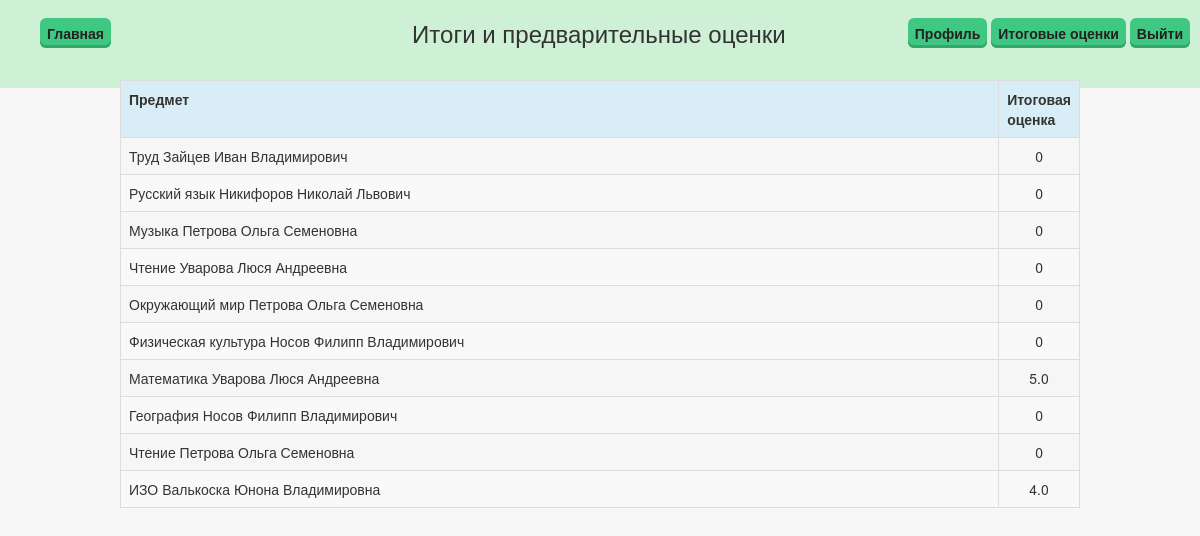
/main/values/ (signed in), run on the app's committed database.
### login/models.py (models this page shows)
class Rasp(models.Model):
    class Meta():
        db_table = 'rasp'
    teacher = models.ForeignKey(Teacher)
    subject = models.ForeignKey(Subject)
    def __str__(self):
        return "%s %s" % (self.subject,self.teacher)

class Subject(models.Model):
    class Meta():
        db_table = 'subject'
    name = models.CharField(max_length=100)
    def __str__(self):
        return "%s" % self.name

class Teacher(models.Model):
    class Meta():
        db_table = 'teacher'
    fname = models.CharField(max_length=100)
    sname = models.CharField(max_length=100)
    thname = models.CharField(max_length=100)
    staj = models.PositiveIntegerField()
    def __str__(self):
        return "%s %s %s" % (self.sname,self.fname,self.thname)

### main/views.py (the view)
def values(request):
    args={}
    id_stud = models.Profile.objects.get(user=auth.get_user(request).id)
    all_subs = models.Rasp.objects.all()
    id_class = models.Clas.objects.get(char_class=id_stud.classes)
    s1 = models.Schedule.objects.filter(classes=id_class).values_list('s1',flat=True).distinct()
    s2 = models.Schedule.objects.filter(classes=id_class).values_list('s2', flat=True).distinct()
    s3 = models.Schedule.objects.filter(classes=id_class).values_list('s3', flat=True).distinct()
    s4 = models.Schedule.objects.filter(classes=id_class).values_list('s4', flat=True).distinct()
    s5 = models.Schedule.objects.filter(classes=id_class).values_list('s5', flat=True).distinct()
    s6 = models.Schedule.objects.filter(classes=id_class).values_list('s6', flat=True).distinct()
    list=[]
    report = chain(s1,s2,s3,s4,s5,s6) #Объединение запросов
    for all_subs in report:
        try:
            list.append(models.Rasp.objects.get(id=all_subs))
        except:
            err = 'error'
    list = set(list)
    d = {}
    vals = models.Dnevnik.objects.filter(student=id_stud)
    for x in list:
        s=0
        i=0
        for y in vals:
            if x==y.subject:
                s=s+y.value
                i=i+1
        if i>2:
            d.update({x:s/i})
        else:
            d.update({x:0})
    return render_to_response('values.html',{'values':d})

### login/models.py (called while the page is built)
    def __str__(self):
        return "%s" % (self.char_class)

### templates/values.html (shortened to what this page needs)
{% extends 'bar/val_bar.html' %}
{% block values %}
{% load staticfiles %}
<div id="tabless" class="all-content">
    <table border=0 align=center class="table table-striped table-bordered">
    <tr class="info"><th>Предмет</th> <th width="6%">Итоговая оценка</th></tr>
    {% for key, value in values.items %}
        <tr><td>{{ key }}</td> <td align="center">{{ value }}</td></tr>
    {% endfor %}
    </table>
</div>
{% endblock %}

### templates/bar/val_bar.html (shortened to what this page needs)
<!DOCTYPE html>
<html lang="en">
<head>
     <link rel="stylesheet" href="https://cdnjs.cloudflare.com/ajax/libs/twitter-bootstrap/3.3.6/css/bootstrap.min.css">
    <title>Профиль</title>{% load static %}
    <link rel="stylesheet" href="{% static 'css/main.css' %}">
</head>
<body>
{% block topbar %}
<div class="menu">
   <div class="top-menu">
    <ul>
        <div class="btn-group navbar-btn navbar-left">
            <li><a href="/main/me" class="click1">Главная</a></li>
        </div>
        <div style="margin-left:10px;margin-right:10px;float:left" class="btn-group navbar-btn navbar-right"> <li><a href="/main/profile" class="click1">Профиль</a></li>
        <li><a href="/main/values" class="click1">Итоговые оценки</a></li>
        <li class="button1"><a href="/auth/logout" class="click1">Выйти</a></li>
        </div>
    </ul>
    </div>
<div class="item-center"><h3>Итоги и предварительные оценки</h3></div>
</div>
{% endblock %}
{% block values %}
{% endblock %}
</body>
</html>

### static/css/main.css (style rules this page uses)
body { background-color: rgba(128, 128, 128, 0.07); }
a.click1 { font-weight: 700; color: white; text-decoration: none; padding: .8em 1em; border-radius: 6px; background: rgb(64,199,129); box-shadow: 0 -3px rgb(53,167,110) inset; transition: 0.2s; }
.button1 { right: 0%; }
#tabless { width: 80%; margin: 0 auto; }
.top-menu li { list-style:none; display:inline-block; background:none; position:relative; }
.top-menu li a { color:#222; padding:5px 7px; text-decoration:none; display:block; }
.menu { overflow: hidden; height: 11%; width: 100%; position: absolute; background-color: rgba(85, 224, 115, 0.25); }
.item-center { margin: auto; width: 50%; position: static; text-align: center; }
.all-content { top: 80px; height: 89%; position: relative; }

### data on the page
Rasp: subject+teacher "Труд Зайцев Иван Владимирович", value "0"
Rasp: subject+teacher "Русский язык Никифоров Николай Львович", value "0"
Rasp: subject+teacher "Музыка Петрова Ольга Семеновна", value "0"
Rasp: subject+teacher "Чтение Уварова Люся Андреевна", value "0"
Rasp: subject+teacher "Окружающий мир Петрова Ольга Семеновна", value "0"
Rasp: subject+teacher "Физическая культура Носов Филипп Владимирович", value "0"
Rasp: subject+teacher "Математика Уварова Люся Андреевна", value "5.0"
Rasp: subject+teacher "География Носов Филипп Владимирович", value "0"
Rasp: subject+teacher "Чтение Петрова Ольга Семеновна", value "0"
Rasp: subject+teacher "ИЗО Валькоска Юнона Владимировна", value "4.0"
